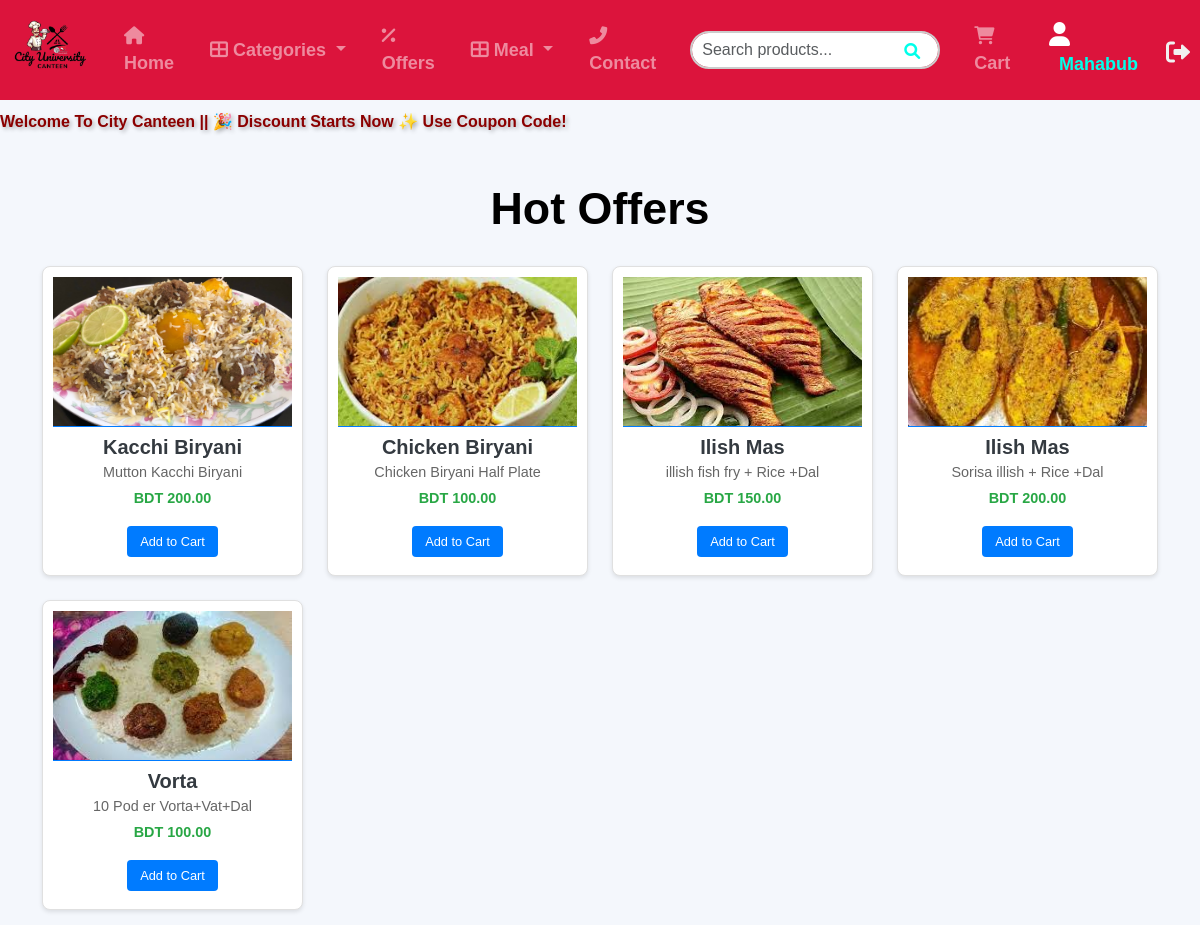
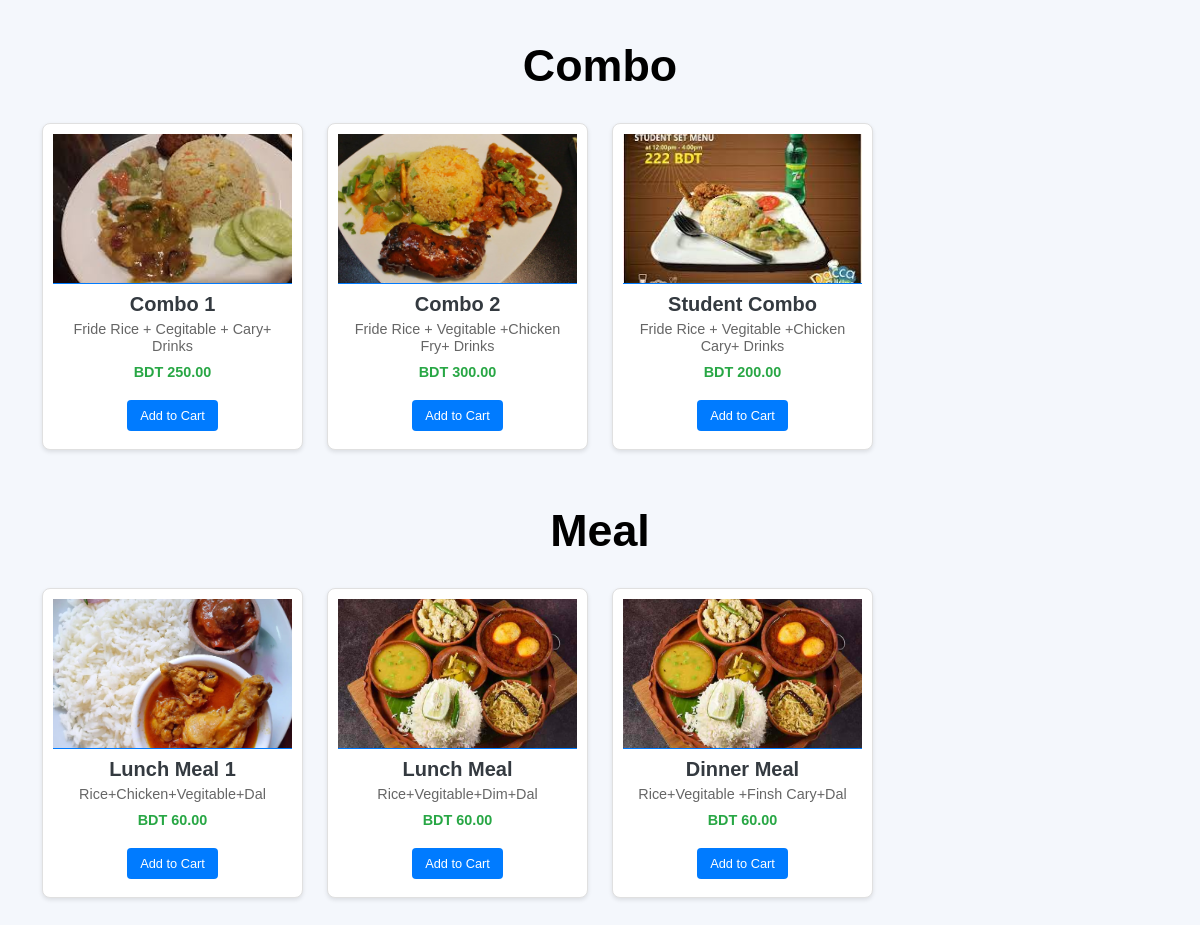
Page /model/welcome.php (signed in) on the committed database (2 pictures, top to bottom).
### tables this page shows
CREATE TABLE `products` (
  `id` int(11) NOT NULL,
  `catagorey` varchar(100) DEFAULT NULL,
  `product_name` varchar(100) NOT NULL,
  `product_details` varchar(200) DEFAULT NULL,
  `price` decimal(10,2) NOT NULL,
  `product_image` varchar(255) DEFAULT NULL,
  `Active` int(10) NOT NULL DEFAULT 0
);

### model/welcome.php (the view, shortened to what this page needs)
<?php
include '../db/db.php';
function fetchProductsByCategory($conn, $category) {
    $query = "SELECT * FROM products WHERE catagorey = '$category' AND Active = 1";
    return $conn->query($query);
}
$hotOffers = fetchProductsByCategory($conn, 'Hot Offer');
$combos = fetchProductsByCategory($conn, 'Combo');
$meals = fetchProductsByCategory($conn, 'Meal');
?>
<!DOCTYPE html>
<html lang="en">
<head>
    <link href="https://cdnjs.cloudflare.com/ajax/libs/bootstrap/5.3.0/css/bootstrap.min.css" rel="stylesheet">
</head>
<body>
<?php include '../menu/menu.php'; ?>
<div class="marquee-container" >
        <div class="marquee-text">
            Welcome To City Canteen || 🎉 Discount Starts Now ✨ Use Coupon Code!
        </div>
<div class="container mt-5">
    <h2 class="section-title">Hot Offers</h2>
    <div class="row">
        <?php if ($hotOffers && $hotOffers->num_rows > 0): ?>
            <?php while ($row = $hotOffers->fetch_assoc()): ?>
                <div class="col-lg-3 col-md-4 col-sm-6 mb-4">
                    <div class="product-card">
                        <?php if (!empty($row['product_image']) && file_exists('../uploads/' . $row['product_image'])): ?>
                            <img src="../uploads/<?= htmlspecialchars($row['product_image']) ?>" class="product-image" alt="<?= htmlspecialchars($row['product_name']) ?>">
                        <?php else: ?>
                            <img src="https://via.placeholder.com/500" class="product-image" alt="No Image Available">
                        <?php endif; ?>
                        <div class="product-content">
                            <h5 class="product-title"><?= htmlspecialchars($row['product_name']) ?></h5>
                            <p class="product-details"><?= htmlspecialchars($row['product_details']) ?></p>
                            <p class="product-price">BDT <?= htmlspecialchars($row['price']) ?></p>
                            <form method="post" action="welcome.php">
                                <button type="submit" name="add_to_cart" class="btn add-to-cart-btn"style="font-size: 0.8rem;
            padding: 5px 12px;
            border-radius: 4px;
            background-color: #007bff;
            color: #fff;
            transition: all 0.3s ease;">Add to Cart</button>
                            </form>
                        </div>
                    </div>
                </div>
            <?php endwhile; ?>
        <?php else: ?>
            <p class="text-center">No Hot Offer products found.</p>
        <?php endif; ?>
    </div>
    <h2 class="section-title">Combo</h2>
    <div class="row">
        <?php if ($combos && $combos->num_rows > 0): ?>
            <?php while ($row = $combos->fetch_assoc()): ?>
                <div class="col-lg-3 col-md-4 col-sm-6 mb-4">
                    <div class="product-card">
                        <?php if (!empty($row['product_image']) && file_exists('../uploads/' . $row['product_image'])): ?>
                            <img src="../uploads/<?= htmlspecialchars($row['product_image']) ?>" class="product-image" alt="<?= htmlspecialchars($row['product_name']) ?>">
                        <?php else: ?>
                            <img src="https://via.placeholder.com/500" class="product-image" alt="No Image Available">
                        <?php endif; ?>
                        <div class="product-content">
                            <h5 class="product-title"><?= htmlspecialchars($row['product_name']) ?></h5>
                            <p class="product-details"><?= htmlspecialchars($row['product_details']) ?></p>
                            <p class="product-price">BDT <?= htmlspecialchars($row['price']) ?></p>
                            <form method="post" action="welcome.php">
                                <button type="submit" name="add_to_cart" class="btn add-to-cart-btn"style="font-size: 0.8rem;
            padding: 5px 12px;
            border-radius: 4px;
            background-color: #007bff;
            color: #fff;
            transition: all 0.3s ease;">Add to Cart</button>
                            </form>
                        </div>
                    </div>
                </div>
            <?php endwhile; ?>
        <?php else: ?>
            <p class="text-center">No Combo products found.</p>
        <?php endif; ?>
    </div>
    <h2 class="section-title">Meal</h2>
    <div class="row">
        <?php if ($meals && $meals->num_rows > 0): ?>
            <?php while ($row = $meals->fetch_assoc()): ?>
                <div class="col-lg-3 col-md-4 col-sm-6 mb-4">
                    <div class="product-card">
                        <?php if (!empty($row['product_image']) && file_exists('../uploads/' . $row['product_image'])): ?>
                            <img src="../uploads/<?= htmlspecialchars($row['product_image']) ?>" class="product-image" alt="<?= htmlspecialchars($row['product_name']) ?>">
                        <?php else: ?>
                            <img src="https://via.placeholder.com/500" class="product-image" alt="No Image Available">
                        <?php endif; ?>
                        <div class="product-content">
                            <h5 class="product-title"><?= htmlspecialchars($row['product_name']) ?></h5>
                            <p class="product-details"><?= !empty($row['product_details']) ? htmlspecialchars($row['product_details']) : 'No details available' ?></p>
                            <p class="product-price">BDT <?= htmlspecialchars($row['price']) ?></p>
                            <form method="post" action="welcome.php">
                                <button type="submit" name="add_to_cart" class="btn add-to-cart-btn"style="font-size: 0.8rem;
            padding: 5px 12px;
            border-radius: 4px;
            background-color: #007bff;
            color: #fff;
            transition: all 0.3s ease;">Add to Cart</button>
                            </form>
                        </div>
                    </div>
                </div>
            <?php endwhile; ?>
        <?php else: ?>
            <p class="text-center">No Meal products found.</p>
        <?php endif; ?>
    </div>
</div>
</body>
</html>

### menu/menu.php (shortened to what this page needs)
<?php
require '../db/db.php';
$customer_name = isset($_SESSION['customer_name']) ? $_SESSION['customer_name'] : 'Guest';
if (isset($_SESSION['user_id'])) {
    $customer_id = $_SESSION['user_id'];
    $stmt = $conn->prepare("SELECT customer_name FROM customers WHERE id = ?");
    $stmt->bind_param("i", $customer_id);
    $stmt->execute();
    $stmt->bind_result($customer_name);
}
$profile_link = isset($_SESSION['user_id']) ? "/model/profile.php" : "/model/login.php";
?>
<!DOCTYPE html>
<html lang="en">
<head>
    <link rel="stylesheet" href="https://cdnjs.cloudflare.com/ajax/libs/font-awesome/6.0.0-beta3/css/all.min.css">
    <link rel="stylesheet" href="https://maxcdn.bootstrapcdn.com/bootstrap/4.5.2/css/bootstrap.min.css">
<link href="https://stackpath.bootstrapcdn.com/bootstrap/5.3.0/css/bootstrap.min.css" rel="stylesheet">
<link href="https://cdnjs.cloudflare.com/ajax/libs/font-awesome/6.0.0/css/all.min.css" rel="stylesheet">
<link href="https://stackpath.bootstrapcdn.com/bootstrap/5.3.0/css/bootstrap.min.css" rel="stylesheet">
<link href="https://cdnjs.cloudflare.com/ajax/libs/font-awesome/6.0.0/css/all.min.css" rel="stylesheet">
</head>
<body>
<nav class="navbar navbar-expand-lg navbar-dark">
    <a class="navbar-brand" href="#">
        <img src="/static/logo.png" alt="Shop Logo" style="height: 80px;">
    </a>
    <div class="collapse navbar-collapse" id="navbarContent">
        <ul class="navbar-nav ml-auto">
    <li class="nav-item"><a class="nav-link icon-animated" href="/model/welcome.php"><i class="fas fa-home"></i> Home</a></li>
    <li class="nav-item dropdown" id="categoriesDropdown">
        <a class="nav-link dropdown-toggle" href="#" role="button" aria-expanded="false">
            <i class="fas fa-th-large"></i> Categories
        </a>
    </li>
    <li class="nav-item"><a class="nav-link icon-animated" href="/model/offer.php"><i class="fas fa-percent"></i> Offers</a></li>
    <li class="nav-item dropdown" id="mealDropdown">
        <a class="nav-link dropdown-toggle" href="#" role="button" aria-expanded="false">
            <i class="fas fa-th-large"></i> Meal
        </a>
    <li class="nav-item"><a class="nav-link icon-animated" href="../model/contact.php"><i class="fas fa-phone-alt"></i> Contact</a></li>
</ul>
        <form class="search-bar mx-3 position-relative">
            <input type="text" placeholder="Search products..." class="form-control">
            <i class="fas fa-search"></i>
        </form>
        <ul class="navbar-nav">
            <li class="nav-item">
                <a class="nav-link icon-animated" href="/model/cart.php">
                    <i class="fas fa-shopping-cart"></i> Cart
                </a>
                <li class="nav-item">
    <a class="nav-link icon-animated" href="<?php echo $profile_link; ?>">
        <i class="fas fa-user profile-icon"></i>
        <span class="customer-name"><?php echo htmlspecialchars($customer_name); ?>
    </span>
    </a>
</li>
<a href="/model/logout.php" class="logout-icon" title="Logout">
                        <i class="fas fa-sign-out-alt"></i>
                    </a>
                </li>
        </ul>
    </div>
</nav>
</body>
</html>

### model/welcome.php (style rules this page uses)
body { background-color: #f8f9fa; font-family: Arial, sans-serif; }
.section-title { text-align: center; font-weight: bold; color: Black; margin: 30px 0; font-size: 2.8rem; }
.product-card { background: #ffffff; border: 1px solid #e0e0e0; border-radius: 8px; overflow: hidden; transition: all 0.3s ease; box-shadow: 0 2px 4px rgba(0, 0, 0, 0.1); padding: 10px; }
.product-image { width: 100%; height: 150px; object-fit: cover; border-bottom: 1px solid #007bff; }
.product-content { padding: 8px; text-align: center; }
.product-title { color: #343a40; font-weight: bold; font-size: 1.2 rem; margin-bottom: 5px; line-height: 1.2; text-transform: titlecase; }
.product-details { color: #666; font-size: 0.9rem; margin-bottom: 5px; line-height: 1.2; }
.product-price { color: #28a745; font-weight: bold; font-size: 0.9rem; margin-top: 7px; }
.add-to-cart-btn { font-size: 0.8rem; padding: 5px 12px; border-radius: 4px; background-color: #007bff; color: #fff; transition: all 0.3s ease; }
.marquee-container { position: relative; overflow: hidden; color:darkred; padding: 10px 0; }
.marquee-text { display: inline-block; white-space: nowrap; animation: scroll 25s linear infinite; font-size: 1 rem; font-weight: bold; text-shadow: 2px 2px 4px rgba(0, 0, 0, 0.3); }

### menu/menu.php (style rules this page uses)
body { font-family: Arial, sans-serif; margin: 0; padding: 0; background-color: #f4f7fc; }
.navbar { background-color:#DC143C; padding: 5px 10px; position: sticky; top: 0; width: 100%; z-index: 10; }
.navbar-brand { color: #ffffff; font-size: 24px; font-weight: bold; text-transform: uppercase; letter-spacing: 1px; transition: all 0.3s ease; }
.navbar-nav .nav-link { color:rgb(246, 50, 50); font-size: 18px; margin: 0 10px; font-weight: bold; text-transform: capitalize; padding: 10px; transition: color 0.3s ease, transform 0.3s ease; }
.search-bar input { width: 250px; padding: 10px; font-size: 16px; border-radius: 25px; border: 2px solid #ccc; transition: border-color 0.3s ease; }
.search-bar i { position: absolute; right: 20px; top: 12px; color: #00FFEA; }
.profile-icon { position: relative; font-size: 24px; color: #fff; }
.customer-name { color: #00FFEA; font-weight: bold; font-size: 18px; margin-left: 10px; transition: color 0.3s ease; }
.logout-icon { color: #f1f1f1; font-size: 24px; margin-left: 10px; transition: color 0.3s ease; margin-top: 5px; }
.navbar-nav { display: flex; align-items: center; }
.navbar-nav .nav-link { margin: 0 10px; }
#mealDropdown { position: relative; }

### rows in the picture
products: product_image (picture), product_name "Kacchi Biryani", product_details "Mutton Kacchi Biryani", price "200.00"
products: product_image (picture), product_name "Chicken Biryani", product_details "Chicken Biryani Half Plate", price "100.00"
products: product_image (picture), product_name "Ilish Mas", product_details "illish fish fry + Rice +Dal", price "150.00"
products: product_image (picture), product_name "Ilish Mas", product_details "Sorisa illish + Rice +Dal", price "200.00"
products: product_image (picture), product_name "Vorta", product_details "10 Pod er Vorta+Vat+Dal", price "100.00"
products: product_image (picture), product_name "Combo 1", product_details "Fride Rice + Cegitable + Cary+ Drinks", price "250.00"
products: product_image (picture), product_name "Combo 2", product_details "Fride Rice + Vegitable +Chicken Fry+ Drinks", price "300.00"
products: product_image (picture), product_name "Student Combo", product_details "Fride Rice + Vegitable +Chicken Cary+ Drinks", price "200.00"
products: product_image (picture), product_name "Lunch Meal 1", product_details "Rice+Chicken+Vegitable+Dal", price "60.00"
products: product_image (picture), product_name "Lunch Meal", product_details "Rice+Vegitable+Dim+Dal", price "60.00"
products: product_image (picture), product_name "Dinner Meal", product_details "Rice+Vegitable +Finsh Cary+Dal", price "60.00"

### other values in the picture
$customer_name "Mahabub"
